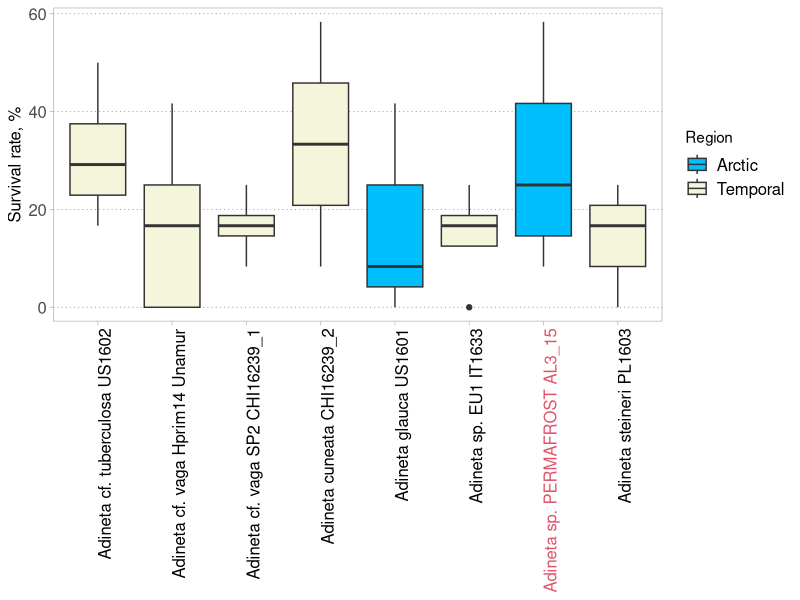

Write R code to recreate this figure. (Note: this script raises an error after producing the figure.)
library(magrittr)
library(dplyr)
library(ggplot2)
library(lme4)
library(phytools)

# Read the data and metadata:
fr.meta <- read.csv('Freezing-experiments-data-with-metadata.csv',
                    nrows = 11, skip = 1)
fr <- read.csv('Freezing-experiments-data-with-metadata.csv', skip = 14)[1:4]

# Some statistics:
fr %>% filter(grepl('SCL-15-7', SampleID)) %>% nrow # 144 individuals
fr %>% filter(!grepl('SCL-15-7', SampleID)) %>% nrow # 402 individuals

# Find the species with zero survival rate:
Zsp <- fr %>% group_by(SampleID) %>% summarize(Surv = sum(Survival)) %>%
  filter(Surv == 0) %$% SampleID %>% as.character

# Leave only the species with a positive survival rate:
fr %<>% filter(!SampleID %in% Zsp)
fr %>% filter(!grepl('SCL-15-7', SampleID)) %>% nrow # 318 individuals

# Populate the results table with metadata:
fr$Age <- fr$Region <- fr$Species <- ''
for (i in 1:nrow(fr)) {
  fr$Region[i] <- fr.meta$Region[match(fr$SampleID[i], fr.meta$SampleID)]
  fr$Species[i] <- paste(
    fr.meta$Species[match(fr$SampleID[i], fr.meta$SampleID)],
    fr.meta$SampleID[match(fr$SampleID[i], fr.meta$SampleID)]
  )
  fr$Age[i] <- ifelse(fr$SampleID[i] == 'SCL-15-7', 'Ancient', 'Modern')
}

# Median survival rate:
fr %>%
  group_by(Age, Plate) %>%
  summarize(Surv = sum(Survival)/n()*100) %>% 
  group_by(Age) %>% 
  summarize(
    Median = median(Surv),
    MinSurv = min(Surv),
    MaxSurv = max(Surv)
    )
# Age     Median MinSurv MaxSurv
# Ancient   25      8.33    58.3
# Modern    16.7    0       58.3
  
# Figure 1G --------------------------------------------------------------------
fr %>%
  mutate(Species = sub('SP1', 'Hprim14', Species)) %>% 
  group_by(Region, Species, Plate) %>%
  summarize(Surv = sum(Survival)/n()*100) %>% 
  ggplot(aes(Species, Surv, fill = Region)) + geom_boxplot() +
  scale_fill_manual(values = c(
    'Arctic' = 'deepskyblue',
    'Temporal' = 'beige')) +
  labs(y = 'Survival rate, %', x = NULL) +
  theme_light() +
  theme(
    axis.title.y = element_text(size = 12),
    axis.text.y = element_text(size = 12),
    axis.text.x = element_text(angle = 90, hjust = 1,
                               color = c(1,1,1,1,1,1,2,1), size = 12),
    legend.text = element_text(size = 12),
    panel.grid.major.x = element_blank(),
    panel.grid.minor.y = element_blank(),
    panel.grid.major.y = element_line(linetype = 3, color = 'gray50')
    )


# Modeling --------------------------------------------------------------------
## Testing for the presence of the phylogenetic signal:
fr_ag <- fr %>% group_by(SampleID) %>%
  summarise(Survival = sum(Survival)/n()) %>%
  as.data.frame
fr_ag <- fr_ag[fr_ag$SampleID %in% phy$tip.label, ] # not all guys are on the tree
fr_ag_v <- setNames(fr_ag$Survival, fr_ag$SampleID)
phylosig(phy, fr_ag_v, method = 'K', test = T)
phylosig(phy, fr_ag_v, method = 'lambda', test = T)
## No phylogenetic signal detected, so we use mixed-effects models
## assuming uncorrelated errors

## Model controls:
modContr <- glmerControl(
  check.conv.singular = .makeCC(action = 'message', tol = 1e-5),
  check.conv.grad = .makeCC('warning', tol = 1e-2))

## Intercept-only model, Plate random:
fr.glmer00 <- fr %>%
  glmer(Survival ~ 1 + (1|Plate), data = .,
        family = 'binomial', control = modContr)
summary(fr.glmer00)

## Species fixed, Plate random:
fr.glmer01 <- fr %>%
  glmer(Survival ~ Species + (1|Plate), data = .,
        family = 'binomial', control = modContr)
summary(fr.glmer01)
anova(fr.glmer01, fr.glmer00)

## Region fixed, Plate random:
fr.glmer02 <- fr %>%
  glmer(Survival ~ Region + (1|Plate), data = .,
        family = 'binomial', control = modContr)
summary(fr.glmer02)
anova(fr.glmer02, fr.glmer00)

## Intercept-only; Species and Plate random; Plate nested in Species:
fr.glmer03 <- fr %>%
  glmer(Survival ~ 1 + (1|Species/Plate), data = .,
        family = 'binomial', control = modContr)
summary(fr.glmer03)
anova(fr.glmer03, fr.glmer00)

## Region fixed; Species and Plate random; Plate nested in Species:
fr.glmer04 <- fr %>%
  glmer(Survival ~ Region + (1|Species/Plate), data = .,
        family = 'binomial', control = modContr)
summary(fr.glmer04)
anova(fr.glmer04, fr.glmer03)


# Pairwise comparisons --------------------------------------------------------

# Diff. in prop. between the contemp. and ancient Arctic species:
fr %>% filter(Region == 'arctic') %>%
  group_by(Species) %>% 
  summarise(N = n(), Surv = sum(Survival)) %$% 
  prop.test(Surv, N, alternative = 'less') # A. glauca has smaller median
# Xsq = 0.63587; p = 0.2126

# Diff. in prop. between the ancient species and the sister contemp. species,
# A. vaga isolate Hprim14, GenBank KU860644.1:
fr %>% filter(grepl('Unamur|AL3_15', SampleID)) %>%
  group_by(Species) %>% 
  summarise(N = n(), Surv = sum(Survival)) %$% 
  prop.test(Surv, N, alternative = 'less') # Hprim14 has smaller median
# Xsq = 2.8572; p = 0.04548
